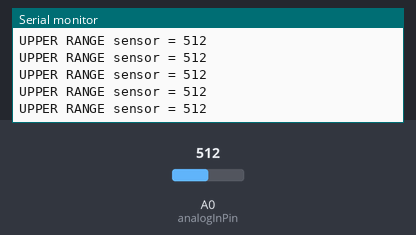
Recording of a sketch running on a simulated Arduino Uno, built with avr-gcc and run on an emulated ATmega328P. Parts: the last lines printed to the serial monitor. The test bench sets the inputs (shaded band); at power-on: A0 (analogInPin) = 512.

Above: at 1.2 s.
1.3 s: A0 (analogInPin) set to 484
At 2.4 s:
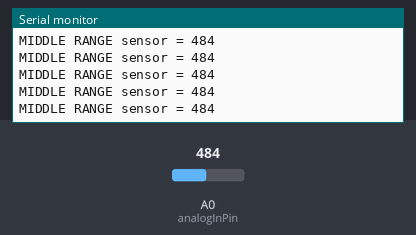
12.3 s: A0 (analogInPin) set to 322
At 13.4 s:
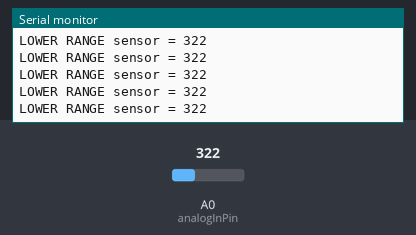
14.3 s: A0 (analogInPin) set to 338
At 15.3 s:
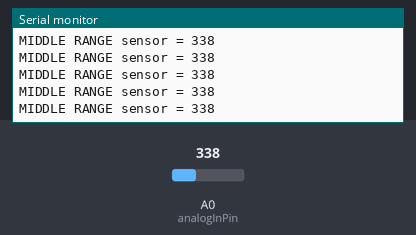
Timing chart, 0 to 17.3 s (numbered marks = the images above; inputs shaded):
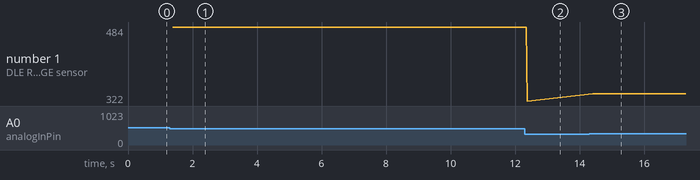

Measured:
- the behaviour switches between 498 and 497 on A0 (analogInPin) (found by bisection; images 0 and 1)
- the behaviour switches between 331 and 332 on A0 (analogInPin) (found by bisection; images 2 and 3)
- after the input at 1.3 s, the serial monitor: prints a new line after 0.07 s (image 1)
- after the input at 12.3 s, the serial monitor: prints a new line after 0.07 s (image 2)
- after the input at 14.3 s, the serial monitor: prints a new line after 0.08 s (image 3)
- plotted number 1: 484 → 322 after the input at 12.3 s, 322 → 338 after the input at 14.3 s

The sketch:

knob_in_if_else.ino
```cpp
const int analogInPin = A0;
int sensorValue = 0;

// the setup routine runs once when you press reset:
void setup() {
  // initialize serial communication at 9600 bits per second:
  Serial.begin(9600);
}

void loop() {
  // read the input on analog pin 0:
  sensorValue = analogRead(analogInPin);

  // print out the value you read:
  Serial.print("sensor = " );
  Serial.println(sensorValue);

  delay(2);        // delay in between reads for stability

  if(sensorValue >= 498){
    Serial.print("UPPER RANGE ");
  }
  else if(sensorValue >= 332 && sensorValue < 498){
    Serial.print("MIDDLE RANGE ");
  }
   else if(sensorValue >= 166 && sensorValue < 332){
    Serial.print("LOWER RANGE ");
  }
  else{
    Serial.print("OTHER RANGE ");
  }
}
```
